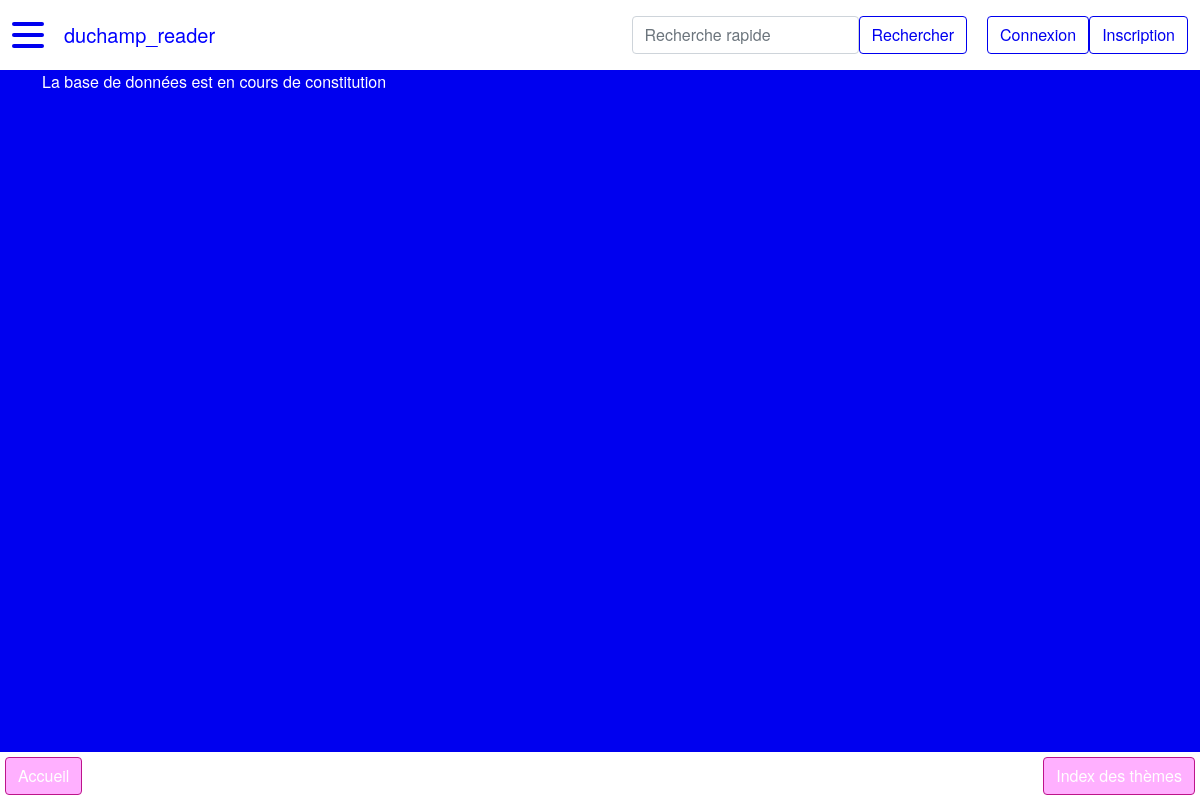
The app's page /theme/8, older data.
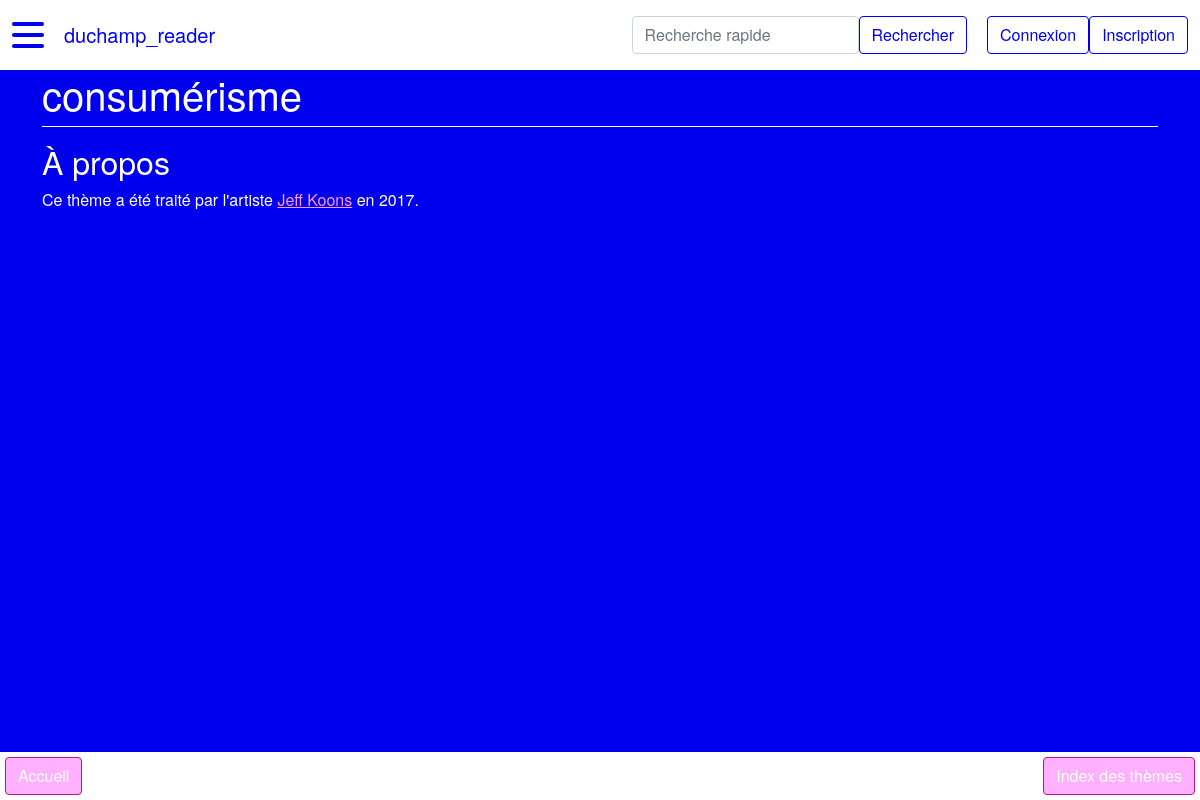
The same page, newer data.
### duchamp_reader/modeles/classes_generic.py (models this page shows, shortened)
class Theme(db.Model):
    __tablename__ = "theme"
    id = db.Column(db.Integer, unique=True, nullable=False, primary_key=True, autoincrement=True)
    nom = db.Column(db.Text, nullable=False)
    classname = db.Column(db.Text, nullable=False, default="theme")
    authorship = db.relationship("AuthorshipTheme", back_populates="theme")
    nomination = db.relationship("Nomination", back_populates="theme")

class Nomination(db.Model):
    __tablename__ = "nomination"
    id = db.Column(db.Integer, unique=True, nullable=False, primary_key=True, autoincrement=True)
    annee = db.Column(db.Integer, nullable=False) # format YYYY
    laureat = db.Column(db.Boolean, nullable=False, default=0) # 1 si lauréat, 0 si non
    id_artiste = db.Column(db.Integer, db.ForeignKey("artiste.id"), nullable=False)
    id_theme = db.Column(db.Integer, db.ForeignKey("theme.id"), nullable=False)
    classname = db.Column(db.Text, nullable=False, default="nomination")
    authorship = db.relationship("AuthorshipNomination", back_populates="nomination")
    artiste = db.relationship("Artiste", back_populates="nomination")
    theme = db.relationship("Theme", back_populates="nomination", uselist=False)

class Artiste(db.Model):
    __tablename__ = "artiste"
    id = db.Column(db.Integer, unique=True, nullable=False, primary_key=True, autoincrement=True)
    nom = db.Column(db.Text, nullable=False)
    prenom = db.Column(db.Text, nullable=False)
    annee_naissance = db.Column(db.Integer) # format YYYY
    genre = db.Column(db.String(1))  # M : masculin, F : femme, A : autre/non-binaire
    id_wikidata = db.Column(db.Text)
    id_ville_naissance = db.Column(db.Integer, db.ForeignKey("ville.id"))
    id_ville_residence = db.Column(db.Integer, db.ForeignKey("ville.id"))
    classname = db.Column(db.Text, nullable=False, default="artiste")
    authorship = db.relationship("AuthorshipArtiste", back_populates="artiste")
    represent = db.relationship("RelationRepresente", back_populates="artiste")
    ville_naissance = db.relationship("Ville", foreign_keys=[id_ville_naissance],
                                      backref="artiste_ville_naissance", uselist=False)
    ville_residence = db.relationship("Ville", foreign_keys=[id_ville_residence],
                                      backref="artiste_ville_residence", uselist=False)
    nomination = db.relationship("Nomination", back_populates="artiste", uselist=False)
    @hybrid.hybrid_property
    def full(self):
        return self.prenom + " " + self.nom

### duchamp_reader/routes.py (the view)
@app.route("/theme/<int:id_theme>")
def theme_main(id_theme):
    theme = Theme.query.filter(Theme.id == id_theme).first()
    return render_template("pages/theme_main.html", theme=theme,
                           last_nominations=last_nominations, last_artistes=last_artistes, last_galeries=last_galeries,
                           last_themes=last_themes, last_villes=last_villes)

### duchamp_reader/templates/pages/theme_main.html (shortened to what this page needs)
{% extends "conteneur.html" %}
{% block corps %}
    {% if theme %}
        <h1>{{theme.nom}}</h1>
        <h2>À propos</h2>
        <p>Ce thème
            {% if theme.nomination|length > 1 %} a été traité par les artistes :
                <ul>
                    {% for t in theme.nomination %}
                        <li><a href="{{ url_for('artiste_main', id_artiste=t.id_artiste) }}">{{t.artiste.full}}</a> (en {{t.annee}})</li>
                    {% endfor %}
                </ul>
            {% elif theme.nomination|length == 1 %}
                a été traité par l'artiste
                {% for t in theme.nomination %}
                    <a href="{{ url_for('artiste_main', id_artiste=t.id_artiste) }}">{{t.artiste.full}}</a> en {{t.annee}}.
                {% endfor %}
            {% else %} n'a été traité par aucun.e artiste.
            {% endif %}
        </p>
    {% else %}
        <p>La base de données est en cours de constitution</p>
    {% endif %}
    <div class="basdepage">
        <a class="btn" href="{{url_for('accueil')}}">Accueil</a>
        <a class="btn" href="{{url_for('theme_index')}}">Index des thèmes</a>
    </div>
{% endblock %}

Row changes from the older to the newer data that the page shows:
added Theme: nom "consumérisme"
added Nomination: artiste.full "Jeff Koons", annee "2017"
Text that changed along with them:
text no longer shown: "La base de données est en cours de constitution"
text now shown: "À propos Ce thème a été traité par l'artiste"
